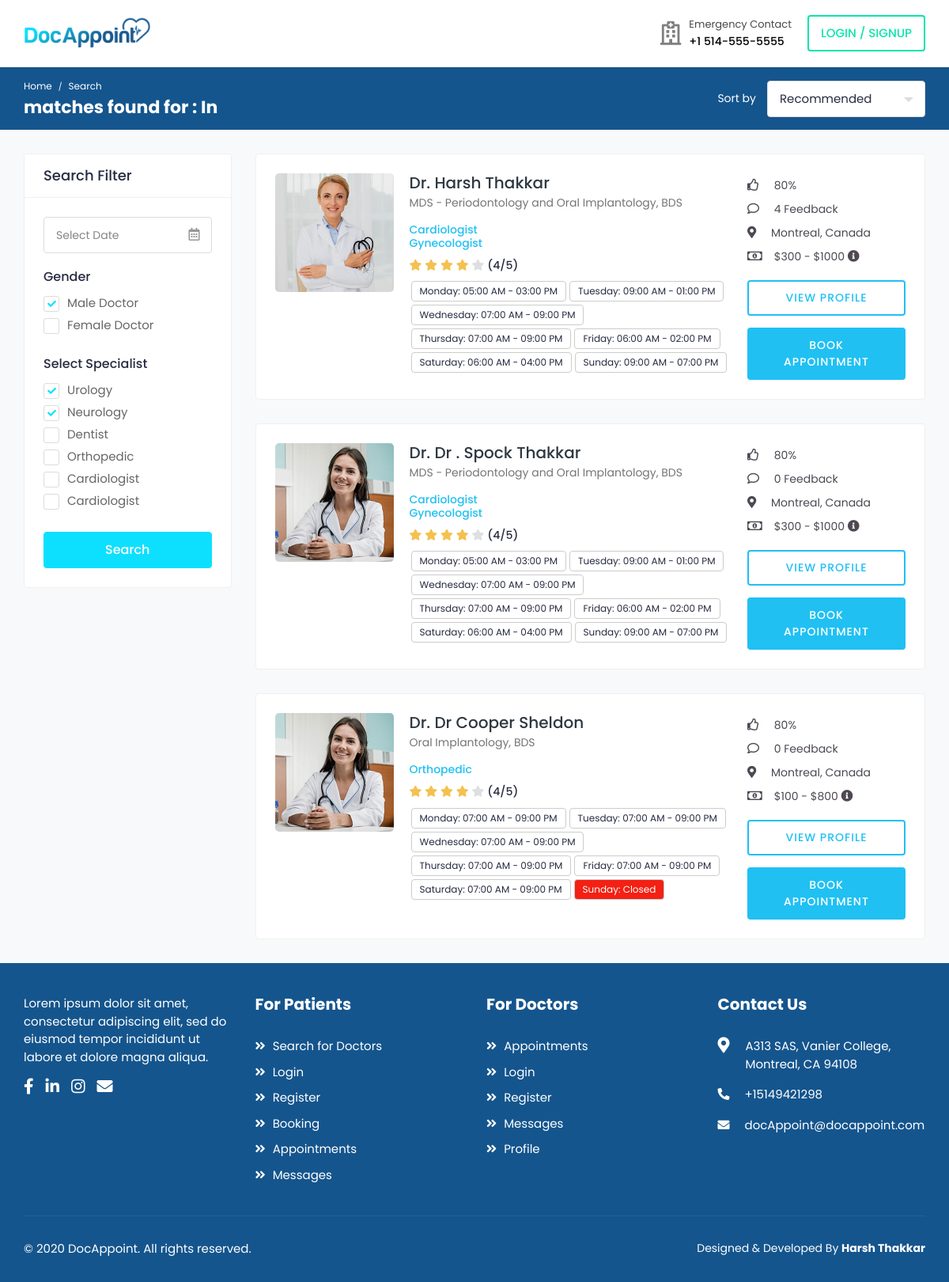
Screenshot of /search.php with the database file from the repository.
### tables this page shows
CREATE TABLE `users` (
  `user_id` int(11) NOT NULL,
  `user_type_id` int(11) NOT NULL,
  `user_profile_id` int(11) DEFAULT NULL,
  `first_name` varchar(30) NOT NULL,
  `last_name` varchar(30) NOT NULL,
  `email` varchar(150) NOT NULL,
  `password` text NOT NULL,
  `mobile` varchar(11) NOT NULL,
  `address` text NOT NULL,
  `gender` varchar(10) NOT NULL,
  `dob` date NOT NULL,
  `profile_url` varchar(9999) DEFAULT 'assets/img/user.png',
  `city` varchar(50) DEFAULT NULL,
  `state` varchar(50) DEFAULT NULL,
  `country` varchar(50) DEFAULT NULL,
  `status` tinyint(4) NOT NULL,
  `registration_date` timestamp NOT NULL DEFAULT CURRENT_TIMESTAMP ON UPDATE CURRENT_TIMESTAMP
);

CREATE TABLE `user_profile` (
  `user_profile_id` int(11) NOT NULL,
  `title` text,
  `description` text,
  `specialities` text,
  `business_hours` text,
  `cost` text,
  `feedback_id` int(11) DEFAULT NULL
);

CREATE TABLE `feedback` (
  `feedback_id` int(11) NOT NULL,
  `from_user_id` int(11) NOT NULL,
  `to_doctor_id` int(11) NOT NULL,
  `feedback` text NOT NULL,
  `ratings` int(11) NOT NULL,
  `feedback_datetime` timestamp NOT NULL DEFAULT CURRENT_TIMESTAMP ON UPDATE CURRENT_TIMESTAMP
);

### search.php (the view, shortened to what this page needs)
<?php
include("./includes/system_essentials.php");
?>
<html lang="en">
<head>
	<?php include("./includes/styling.php"); ?>
</head>
<body>
	<div class="main-wrapper">
		<?php include("./includes/header.php"); ?>
		<div class="breadcrumb-bar">
			<div class="container-fluid">
				<div class="row align-items-center">
					<div class="col-md-8 col-12">
						<nav aria-label="breadcrumb" class="page-breadcrumb">
							<ol class="breadcrumb">
								<li class="breadcrumb-item"><a href="./">Home</a></li>
								<li class="breadcrumb-item active" aria-current="page">Search</li>
							</ol>
						</nav>
						<h2 class="breadcrumb-title"><?php echo $total; ?> matches found for : <?php echo $speciality; ?> In <?php echo  $location; ?></h2>
					</div>
					<div class="col-md-4 col-12 d-md-block d-none">
						<div class="sort-by">
							<span class="sort-title">Sort by</span>
							<span class="sortby-fliter">
							</span>
						</div>
					</div>
				</div>
			</div>
		</div>
		<div class="content">
			<div class="container-fluid">
				<div class="row">
					<div class="col-md-12 col-lg-4 col-xl-3 theiaStickySidebar">
						<div class="card search-filter">
							<div class="card-header">
								<h4 class="card-title mb-0">Search Filter</h4>
							</div>
							<div class="card-body">
								<div class="filter-widget">
									<div class="cal-icon">
										<input type="text" class="form-control datetimepicker" placeholder="Select Date">
									</div>
								</div>
								<div class="filter-widget">
									<h4>Gender</h4>
									<div>
										<label class="custom_check">
											<span class="checkmark"></span> Male Doctor
										</label>
									</div>
									<div>
										<label class="custom_check">
											<span class="checkmark"></span> Female Doctor
										</label>
									</div>
								</div>
								<div class="filter-widget">
									<h4>Select Specialist</h4>
									<div>
										<label class="custom_check">
											<span class="checkmark"></span> Urology
										</label>
									</div>
									<div>
										<label class="custom_check">
											<span class="checkmark"></span> Neurology
										</label>
									</div>
									<div>
										<label class="custom_check">
											<span class="checkmark"></span> Dentist
										</label>
									</div>
									<div>
										<label class="custom_check">
											<span class="checkmark"></span> Orthopedic
										</label>
									</div>
									<div>
										<label class="custom_check">
											<span class="checkmark"></span> Cardiologist
										</label>
									</div>
									<div>
										<label class="custom_check">
											<span class="checkmark"></span> Cardiologist
										</label>
									</div>
								</div>
								<div class="btn-search">
									<button type="button" class="btn btn-block">Search</button>
								</div>
							</div>
						</div>
					</div>
					<div class="col-md-12 col-lg-8 col-xl-9">
						<?php
						$location = $_SESSION[md5("location")];
						$speciality = $_SESSION[md5("speciality")];
						$feedbacktotal = 0;
						$query = "SELECT * FROM users,user_profile, feedback where feedback.feedback_id=user_profile.feedback_id and (user_profile.specialities like '%" . strtolower($speciality) . "%') and (users.city like '%" . strtolower($location) . "%') and users.user_type_id=2 and users.status=1  and users.user_profile_id=user_profile.user_profile_id";
						$result = $conn->query($query);
						if ($result->num_rows > 0) {
							while ($row = $result->fetch_assoc()) {
								$specialities = array_unique(array_filter(preg_split("/\,/", trim($row["specialities"]))));
								$printSpecialities = "";
								foreach ($specialities as $i) {
									$printSpecialities .= ucwords($i) . "<br>";
								}
								$days = array_filter(preg_split("/\,/", trim($row["business_hours"])));
								$mon=strtolower(trim($days[0]))==strtolower(trim("Closed"))?"<span style='margin:2px;color:white;background-color:#F32013'>Monday: ".$days[0]."</span>":"<span style='margin:2px;'>Monday: ".$days[0]."</span>";
								$tue=strtolower(trim($days[1]))==strtolower(trim("Closed"))?"<span style='margin:2px;color:white;background-color:#F32013'>Tuesday: ".$days[1]."</span>":"<span style='margin:2px;'>Tuesday: ".$days[1]."</span>";
								$wed=strtolower(trim($days[2]))==strtolower(trim("Closed"))?"<span style='margin:2px;color:white;background-color:#F32013'>Wednesday: ".$days[2]."</span>":"<span style='margin:2px;'>Wednesday: ".$days[2]."</span>";
								$thurs=strtolower(trim($days[3]))==strtolower(trim("Closed"))?"<span style='margin:2px;color:white;background-color:#F32013'>Thursday: ".$days[3]."</span>":"<span style='margin:2px;'>Thursday: ".$days[3]."</span>";
								$fri=strtolower(trim($days[4]))==strtolower(trim("Closed"))?"<span style='margin:2px;color:white;background-color:#F32013'>Friday: ".$days[4]."</span>":"<span style='margin:2px;'>Friday: ".$days[4]."</span>";
								$sat=strtolower(trim($days[5]))==strtolower(trim("Closed"))?"<span style='margin:2px;color:white;background-color:#F32013'>Saturday: ".$days[5]."</span>":"<span style='margin:2px;'>Saturday: ".$days[5]."</span>";
								$sun=strtolower(trim($days[6]))==strtolower(trim("Closed"))?"<span style='margin:2px;color:white;background-color:#F32013'>Sunday: ".$days[6]."</span>":"<span style='margin:2px;'>Sunday: ".$days[6]."</span>";
								$feedbackquery = "SELECT count(*) as feedbacktotal FROM feedback where feedback.to_doctor_id=" . $row["user_id"];
								$feedbackresult = $conn->query($feedbackquery);
								if($feedbackresult->num_rows > 0) {
									if ($feedbackrow = $feedbackresult->fetch_assoc()) {
										$feedbacktotal = $feedbackrow["feedbacktotal"];
									}
								}
								echo '
								<div class="card">
									<div class="card-body">
										<div class="doctor-widget">
											<div class="doc-info-left">
												<div class="doctor-img">
													<a href="DoctorProfile.php">
														<img src="' . $row["profile_url"] . '" class="img-fluid" alt="User Image">
													</a>
												</div>
												<div class="doc-info-cont">
													<h4 class="doc-name"><a href="DoctorProfile.php?'.md5(session_id()+"id").'=' . $row["user_id"] . '">Dr. ' . $row["first_name"] . ' ' . $row["last_name"] . ' </a></h4>
													<p class="doc-speciality">' . $row["title"] . ' </p>
													<h5 class="doc-department">' . $printSpecialities . '</h5>
													<div class="rating">
														<i class="fas fa-star ' . ($row["ratings"] - 1 >= 0 ? "filled" : "") . '"></i>
														<i class="fas fa-star ' . ($row["ratings"] - 2 >= 0 ? "filled" : "") . '"></i>
														<i class="fas fa-star ' . ($row["ratings"] - 3 >= 0 ? "filled" : "") . '"></i>
														<i class="fas fa-star ' . ($row["ratings"] - 4 >= 0 ? "filled" : "") . '"></i>
														<i class="fas fa-star ' . ($row["ratings"] - 5 >= 0 ? "filled" : "") . '"></i>
														<span class="d-inline-block average-rating">(' . $row["ratings"] . '/5)</span>
													</div>
													<div class="clinic-services">
														'.$mon.'
														'.$tue.'
														'.$wed.'
														'.$thurs.'
														'.$fri.'
														'.$sat.'
														'.$sun.'
													</div>
												</div>
											</div>
											<div class="doc-info-right">
												<div class="clini-infos">
													<ul>
														<li><i class="far fa-thumbs-up"></i> ' . (($row["ratings"] / 5) * 100) . '%</li>
														<li><i class="far fa-comment"></i> ' . $feedbacktotal . ' Feedback</li>
														<li><i class="fas fa-map-marker-alt"></i>' . ucfirst($row["city"]) . ', ' . ucfirst($row["country"]) . '</li>
														<li><i class="far fa-money-bill-alt"></i> ' . ucfirst($row["cost"]) . ' <i class="fas fa-info-circle" data-toggle="tooltip" title="Lorem Ipsum"></i> </li>
													</ul>
												</div>
												<div class="clinic-booking">
													<a class="view-pro-btn" href="DoctorProfile.php?'.md5(session_id()+"id").'=' . $row["user_id"] . '">View Profile</a>
													<a class="apt-btn" href="booking.php?'.md5(session_id()+"id").'=' . $row["user_id"] . '">Book Appointment</a>
												</div>
											</div>
										</div>
									</div>
								</div>
								';
							}
						}
						?>
					</div>
				</div>
			</div>
		</div>
		<?php include("./includes/footer.php"); ?>
	</div>
</body>
</html>

### rows the page displays
users: profile_url (picture), first_name "Harsh", last_name "Thakkar", user_profile.title "MDS - Periodontology and Oral Implantology, BDS", user_profile.specialities "Cardiologist", user_profile.specialities "Gynecologist", feedback.ratings "4", user_profile.business_hours "05:00 AM - 03:00 PM", user_profile.business_hours "09:00 AM - 01:00 PM", user_profile.business_hours "07:00 AM - 09:00 PM", user_profile.business_hours "06:00 AM - 02:00 PM", user_profile.business_hours "06:00 AM - 04:00 PM", user_profile.business_hours "09:00 AM - 07:00 PM", feedback.ratings "80", feedbacktotal "4", city "Montreal", country "Canada", user_profile.cost "$300 - $1000"
users: profile_url (picture), first_name "Dr . Spock", last_name "Thakkar", user_profile.title "MDS - Periodontology and Oral Implantology, BDS", user_profile.specialities "Cardiologist", user_profile.specialities "Gynecologist", feedback.ratings "4", user_profile.business_hours "05:00 AM - 03:00 PM", user_profile.business_hours "09:00 AM - 01:00 PM", user_profile.business_hours "07:00 AM - 09:00 PM", user_profile.business_hours "06:00 AM - 02:00 PM", user_profile.business_hours "06:00 AM - 04:00 PM", user_profile.business_hours "09:00 AM - 07:00 PM", feedback.ratings "80", feedbacktotal "0", city "Montreal", country "Canada", user_profile.cost "$300 - $1000"
users: profile_url (picture), first_name "Dr Cooper", last_name "Sheldon", user_profile.title "Oral Implantology, BDS", user_profile.specialities "Orthopedic", feedback.ratings "4", user_profile.business_hours "07:00 AM - 09:00 PM", user_profile.business_hours "Closed", feedback.ratings "80", feedbacktotal "0", city "Montreal", country "Canada", user_profile.cost "$100 - $800"
